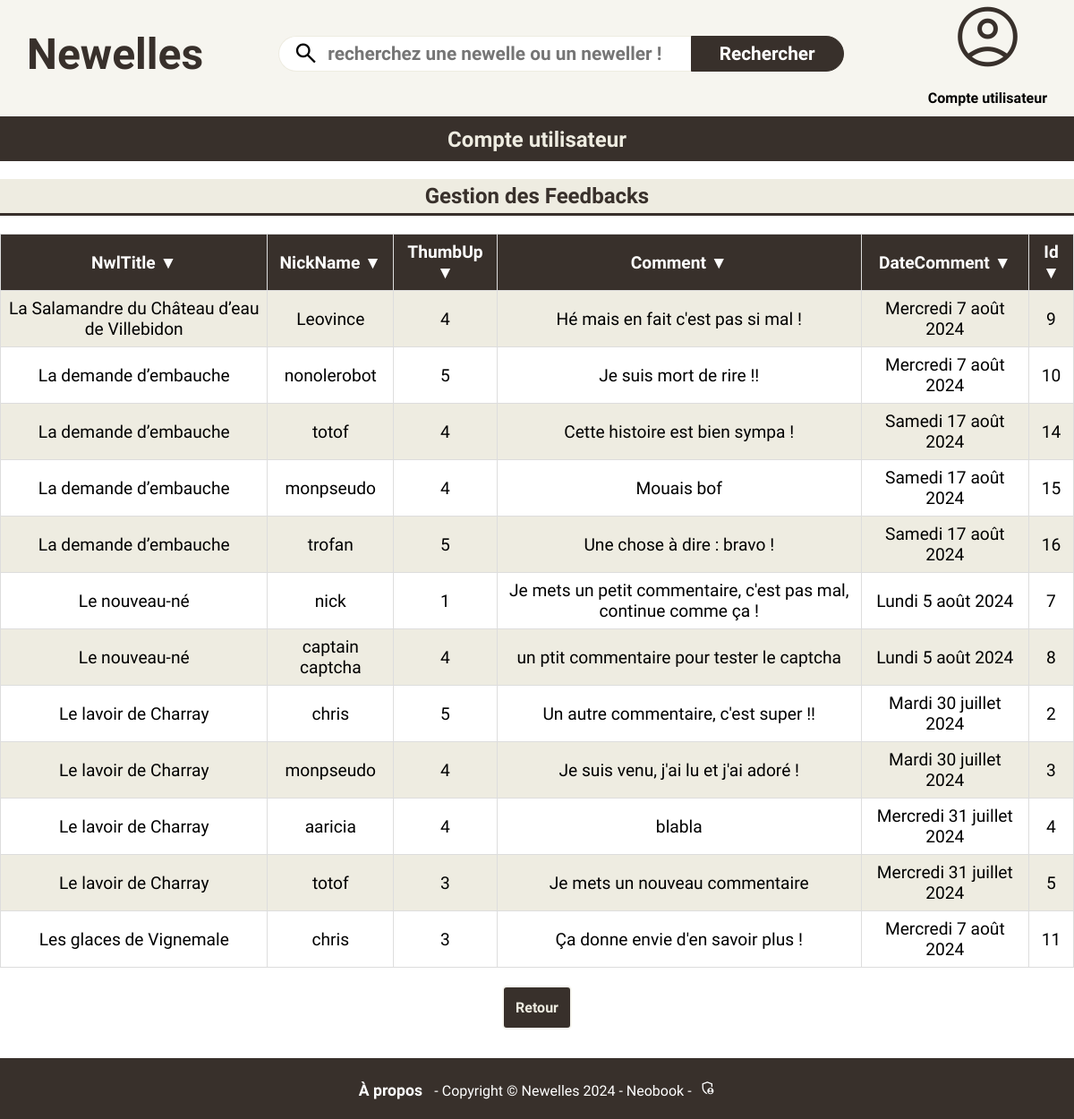
Page /index.php?action=displayFeedbacks (signed in) on the committed database.
### tables this page shows
CREATE TABLE IF NOT EXISTS `feedback` (
  `id` int NOT NULL AUTO_INCREMENT,
  `nwl_id` int NOT NULL,
  `nick_name` varchar(255) NOT NULL,
  `thumb_up` int NOT NULL,
  `comment` text NOT NULL,
  `date_comment` datetime NOT NULL,
  PRIMARY KEY (`id`)
);

CREATE TABLE IF NOT EXISTS `newelle` (
  `id` int NOT NULL AUTO_INCREMENT,
  `id_user` int NOT NULL,
  `date_creation` datetime NOT NULL,
  `date_update` datetime NOT NULL,
  `title` varchar(255) NOT NULL,
  `audio` varchar(255) DEFAULT NULL,
  `content` mediumtext NOT NULL,
  `nwl_img` varchar(255) NOT NULL,
  `genre` varchar(255) NOT NULL,
  `duree` int DEFAULT NULL,
  `taille` int NOT NULL,
  PRIMARY KEY (`id`)
);

### services/Utils.php (called while the page is built, shortened)
<?php
class Utils
{
    public static function convertDateToFrenchFormat(DateTime $date) : string
    {
        $dateFormatter = new IntlDateFormatter('fr_FR', IntlDateFormatter::FULL, IntlDateFormatter::FULL);
        $dateFormatter->setPattern('EEEE d MMMM Y');
        return $dateFormatter->format($date);
    }
    public static function request(string $variableName, mixed $defaultValue = null) : mixed
    {
        return $_REQUEST[$variableName] ?? $defaultValue;
    }
    public static function createTable(array $datas) : mixed
    {
        $headers = self::getHeaders($datas[0]);
        $column = isset($_POST['colonne']) ? $_POST['colonne'] : 'title';
        $order = isset($_POST['ordre']) ? $_POST['ordre'] : $order = 'asc';
        usort($datas, function($a, $b) use ($column, $order)
        {
                $valA = self::getProperty($a, $column);
                $valB = self::getProperty($b, $column);
                if ($valA != $valB) {
                    $result = $valA < $valB ? -1 : 1;
                    return $order === 'asc' ? $result : -$result;
                }
            return 0;
        });
        include_once('views/templates/sort.php');
    return null;
    }
    private static function getHeaders($object)
    {
        $reflection = new ReflectionClass($object);
        $methods = $reflection->getMethods(ReflectionMethod::IS_PUBLIC);
        $headers = [];
        foreach ($methods as $method) {
            if (strpos($method->name, 'get') === 0) {
                $property = lcfirst(substr($method->name, 3));
                $headers[] = $property;
            }
        }
        return $headers;
    }
     private static function getProperty($object, string $property)
     {
         $method = 'get' . ucfirst($property);
         if (method_exists($object, $method)) {
             return $object->$method();
         }
         return null;
     }
}

### views/View.php (called while the page is built, shortened)
<?php
class View
{
    public function render(string $viewName, array $params = []) : void
    {
        $viewPath = $this->buildViewPath($viewName);
        $content = $this->_renderViewFromTemplate($viewPath, $params);
    }
    private function _renderViewFromTemplate(string $viewPath, array $params = []) : string
    {
        if (file_exists($viewPath)) {
            extract($params);
            require($viewPath);
            return ob_get_clean();
        } else {
            throw new Exception("La vue '$viewPath' est introuvable.");
        }
    }
    private function buildViewPath(string $viewName) : string
    {
        return TEMPLATE_VIEW_PATH . $viewName . '.php';
    }
}

### controllers/UserController.php (called while the page is built, shortened)
<?php
class UserController
{
    public function displayFeedbacks():void
    {
        $id = $_SESSION['idUser'];
        $feedbackManager = new FeedbackManager();
        $userFeedbacks = $feedbackManager->getFeedbacksByUserId($id);
        $view = new View("Affichage des feedbacks");
        $view->render("displayFeedbacks", ['userFeedbacks' => $userFeedbacks]);
    }
}

### index.php (called while the page is built, shortened)
<?php
$action = Utils::request('action', 'home');
try {
    switch ($action) {
        case 'displayFeedbacks':
            $userController = new UserController();
            $userController->displayFeedbacks();
            break;
    }
} catch (Exception $e) {
    $errorView = new View('Erreur');
    $errorView->render('errorPage', ['errorMessage' => $e->getMessage()]);
}

### models/Feedback.php (called while the page is built, shortened)
<?php
class Feedback extends AbstractEntity
{
    private string $nwlTitle = "";
    private string $nickName = "";
    private int $thumbUp = 0;
    private ?DateTime $dateComment = null;
    public function setNwlTitle(string $nwlTitle) : void
    {
        $this->nwlTitle = $nwlTitle;
    }
    public function getNwlTitle() : string
    {
        return $this->nwlTitle;
    }
    public function setNickName(string $nickName):void
    {
        $this->nickName = $nickName;
    }
    public function getNickName():string
    {
        return $this->nickName;
    }
    public function setThumbUp(int $thumbUp):void
    {
        $this->thumbUp = $thumbUp;
    }
    public function getThumbUp():int
    {
        return $this->thumbUp;
    }
    public function setComment(string $Comment):void
    {
        $this->Comment = $Comment;
    }
    public function getComment():string
    {
        return $this->Comment;
    }
    public function setDateComment(string|DateTime $dateComment, string $format = 'Y-m-d H:i:s') : void
    {
        if (is_string($dateComment)) {
            $dateComment = DateTime::createFromFormat($format, $dateComment);
        }
        $this->dateComment = $dateComment;
    }
    public function getDateComment() : DateTime
    {
        return $this->dateComment;
    }
}

### models/DBManager.php (called while the page is built, shortened)
<?php
class DBManager
{
    private static $instance;
    private $db;
    private function __construct()
    {
        $this->db = new PDO('mysql:host=' . DB_HOST . ';dbname=' . DB_NAME . ';charset=utf8', DB_USER, DB_PASS);
        $this->db->setAttribute(PDO::ATTR_ERRMODE, PDO::ERRMODE_EXCEPTION);
        $this->db->setAttribute(PDO::ATTR_DEFAULT_FETCH_MODE, PDO::FETCH_ASSOC);
    }
    public static function getInstance() : DBManager
    {
        if (!self::$instance) {
            self::$instance = new DBManager();
        }
        return self::$instance;
    }
    public function query(string $sql, ?array $params = null) : PDOStatement
    {
        if ($params == null) {
            $query = $this->db->query($sql);
        } else {
            $query = $this->db->prepare($sql);
            $query->execute($params);
        }
        return $query;
    }
}

### models/FeedbackManager.php (called while the page is built, shortened)
<?php
class FeedbackManager extends AbstractEntityManager
{
    public function getFeedbacksByUserId(int $id):array
    {
        $sql="SELECT a. *, b. title AS Nwl_Title
              FROM `feedback` a
              LEFT JOIN `newelle` b on a. `nwl_id` = b. `id`
              WHERE b. `id_user` = :id_user ORDER BY a. `nwl_id`";
        $result = $this->db->query($sql, ['id_user' => $id]);
        $userFeedbacks = [];
        while ($userFeedback = $result->fetch()) {
            $userFeedbacks[] = new Feedback($userFeedback);
        }
        return $userFeedbacks;
    }
}

### models/AbstractEntityManager.php (called while the page is built, shortened)
<?php
abstract class AbstractEntityManager {
    public function __construct()
    {
        $this->db = DBManager::getInstance();
    }
}

### models/AbstractEntity.php (called while the page is built, shortened)
<?php
abstract class AbstractEntity
{
    protected int $id = -1;
    public function setId(int $id) : void
    {
        $this->id = $id;
    }
    public function getId() : int
    {
        return $this->id;
    }
}

### views/templates/sort.php (the view, shortened to what this page needs)
<table class="<?= utils::request('action'); ?>"
>
    <thead>
        <tr>
            <?php foreach ($headers as $header): ?>
                <th class="<?= $header; ?>">
                    <a href="#" onclick='document.getElementById("entetes<?= $header ?>").submit()'>
                        <?= ucfirst($header); ?>
                        <?= $order === 'asc' ? '▼' : '▲'; ?>
                    </a>
                </th>
            <?php endforeach; ?>
        </tr>
    </thead>
    <tbody>
        <?php foreach ($datas as $data): ?>
            <tr>
                <?php foreach ($headers as $header): ?>
                    <td class="<?= $header; ?>">
                        <?php
                        if(is_object(self::getProperty($data, $header))){
                            echo (ucfirst(Utils::convertDateToFrenchFormat(self::getProperty($data, $header))));
                        } else {
                            echo (self::getProperty($data, $header));
                        }
                        ?>
                    </td>
                <?php endforeach; ?>
            </tr>
        <?php endforeach; ?>
    </tbody>
</table>

### styles/MainStyle.css (style rules this page uses)
* { margin: 0; padding: 0; box-sizing: border-box; }
:root { --backgroundColor: #ffffff; --backgroundNewelle: #f6f5ef; --headerColor: #38302b; --headerPaleColor: #eeece1; --titleColor: #38302b; --linkColor: #df6811; }
body { display: flex; flex-direction: column; align-items: center; font-family: "Comfortaa", sans-serif; background-color: var(--backgroundColor); max-width: 1920px; width:100%; }
a { text-decoration: none; color: inherit; font-weight:bold; }
table { margin: 20px auto; border-collapse: collapse; width:100%; }
thead { background-color: var(--headerColor); color:#ffffff; }
th, td { border: 1px solid #ddd; padding: 8px; text-align: center; font-size:1.2em; }
tr { height:40px; }
tbody tr:nth-child(odd) { background-color: var(--headerPaleColor); }
tbody tr:nth-child(even) { background-color: var(--backgroundColor); }

### rows in the picture
feedback: newelle.title "La Salamandre du Château d’eau de Villebidon", nick_name "Leovince", thumb_up "4", comment "Hé mais en fait c'est pas si mal !", date_comment "Mercredi 7 août 2024", id "9"
feedback: newelle.title "La demande d’embauche", nick_name "nonolerobot", thumb_up "5", comment "Je suis mort de rire !!", date_comment "Mercredi 7 août 2024", id "10"
feedback: newelle.title "La demande d’embauche", nick_name "totof", thumb_up "4", comment "Cette histoire est bien sympa !", date_comment "Samedi 17 août 2024", id "14"
feedback: newelle.title "La demande d’embauche", nick_name "monpseudo", thumb_up "4", comment "Mouais bof", date_comment "Samedi 17 août 2024", id "15"
feedback: newelle.title "La demande d’embauche", nick_name "trofan", thumb_up "5", comment "Une chose à dire : bravo !", date_comment "Samedi 17 août 2024", id "16"
feedback: newelle.title "Le nouveau-né", nick_name "nick", thumb_up "1", comment "Je mets un petit commentaire, c'est pas mal, continue comme ça !", date_comment "Lundi 5 août 2024", id "7"
feedback: newelle.title "Le nouveau-né", nick_name "captain captcha", thumb_up "4", comment "un ptit commentaire pour tester le captcha", date_comment "Lundi 5 août 2024", id "8"
feedback: newelle.title "Le lavoir de Charray", nick_name "chris", thumb_up "5", comment "Un autre commentaire, c'est super !!", date_comment "Mardi 30 juillet 2024", id "2"
feedback: newelle.title "Le lavoir de Charray", nick_name "monpseudo", thumb_up "4", comment "Je suis venu, j'ai lu et j'ai adoré !", date_comment "Mardi 30 juillet 2024", id "3"
feedback: newelle.title "Le lavoir de Charray", nick_name "aaricia", thumb_up "4", comment "blabla", date_comment "Mercredi 31 juillet 2024", id "4"
feedback: newelle.title "Le lavoir de Charray", nick_name "totof", thumb_up "3", comment "Je mets un nouveau commentaire", date_comment "Mercredi 31 juillet 2024", id "5"
feedback: newelle.title "Les glaces de Vignemale", nick_name "chris", thumb_up "3", comment "Ça donne envie d'en savoir plus !", date_comment "Mercredi 7 août 2024", id "11"

### other values in the picture
$header "NwlTitle"
$header "NickName"
$header "ThumbUp"
$header "Comment"
$header "DateComment"
$header "Id"
